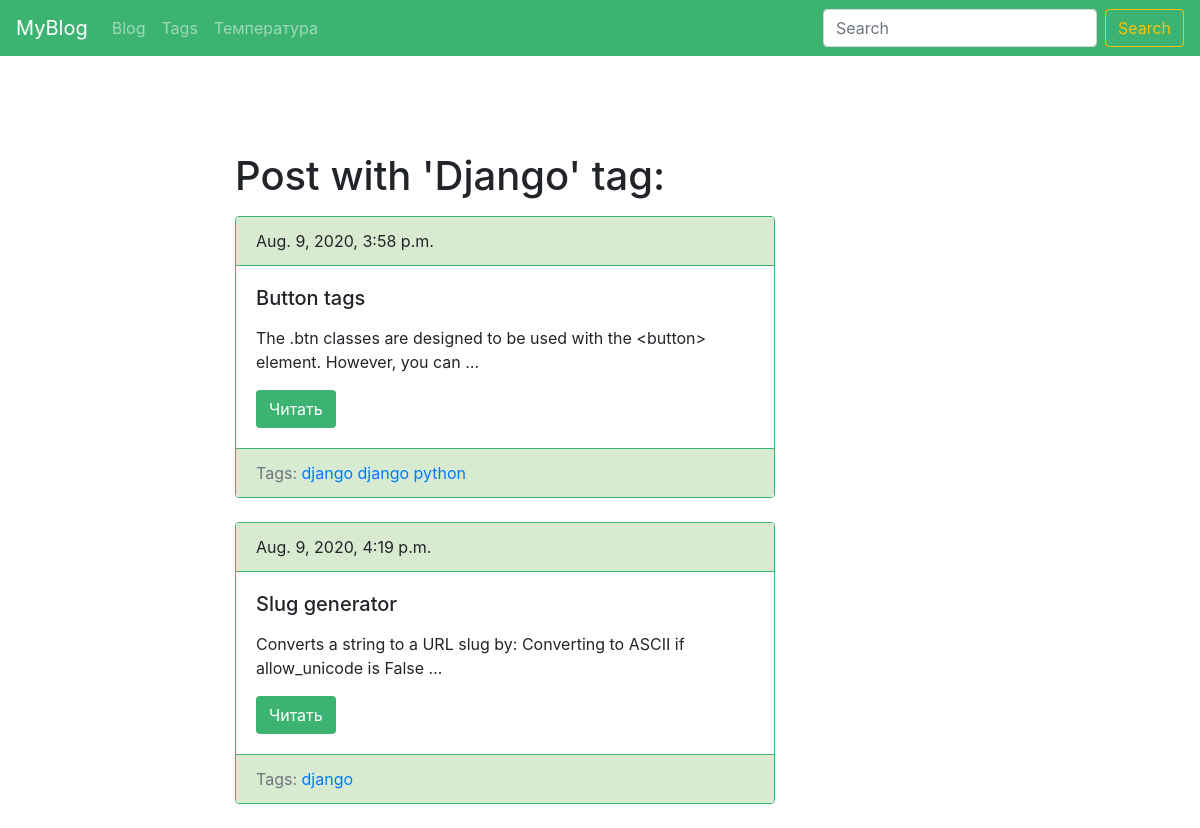
Screenshot of /blog/tag/django/ with the database file from the repository.
### blog/models.py (models this page shows, shortened)
class Tag(models.Model):
    title = models.CharField(max_length=150)
    slug = models.SlugField(max_length=150, unique=True)
    def get_absolute_url(self):
        return reverse('tag_detail_url', kwargs={'slug': self.slug})

class Post(models.Model):
    title = models.CharField(max_length=150, db_index=True)
    slug = models.SlugField(max_length=150, unique=True, blank=True)
    body = models.TextField(blank=True, db_index=True)
    date_pub = models.DateTimeField(auto_now_add=True)
    tags = models.ManyToManyField('Tag', blank=True, related_name='posts')
    def get_absolute_url(self):
        return reverse('post_detail_url', kwargs={'slug': self.slug})

### blog/views.py (the view)
# urls.py: path('tag/<str:slug>/', TagDetail.as_view(), name='tag_detail_url')
class TagDetail(ObjectDetailMixin, View):
    model = Tag
    template = 'blog/tag_detail.html'

### blog/utils.py (called while the page is built)
    def get(self, request, slug):
        object = get_object_or_404(self.model, slug__iexact=slug)
        return render(request, self.template, context={self.model.__name__.lower(): object})

### blog/templates/blog/tag_detail.html (shortened to what this page needs)
{% extends 'blog/base_blog.html' %}
{% block content %}
<h1 class="mt-5">
    Post with '{{ tag.title|title }}' tag:
</h1>
<p>
    {% for post in tag.posts.all %}
        {% include 'blog/includes/post_card_template.html'%}
    {% endfor %}
</p>
{% endblock %}

### blog/templates/blog/includes/post_card_template.html
<div class="card mb-4" style="border-color: #3CB371;">
    <div class="card-header" style="border-color: #3CB371; background-color: #d8ebd1;">{{ post.date_pub }}</div>
    <div class="card-body">
        <h5 class="mb-3">{{ post.title }}</h5>
        <p class="card-text">{{ post.body|truncatewords:15 }}</p>
        <a href="{{ post.get_absolute_url }}" class="btn" style="background-color: #3CB371; color:#FFF">Читать</a>
    </div>
    <div class="card-footer text-muted" style="border-color: #3CB371; background-color: #d8ebd1;">
        Tags:
        {% for tag in post.tags.all %}
        <a href="{{ tag.get_absolute_url }}">{{ tag.title }}</a>
        {% endfor %}
    </div>
</div>

### rows the page displays
Tag: title "Django", title "django"
Post: date_pub "Aug. 9, 2020, 3:58 p.m.", title "Button tags", body "The .btn classes are designed to be used with the <button> element. However, you can …"
Tag: title "django"
Tag: title "python"
Post: date_pub "Aug. 9, 2020, 4:19 p.m.", title "Slug generator", body "Converts a string to a URL slug by: Converting to ASCII if allow_unicode is False …"
